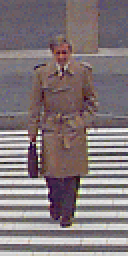
#> input picture data/pedestrians128x64/per00011.ppm, 64 x 128 px (shown 2 times larger); its folder holds 4 pictures in this run
$ jupyter execute --allow-errors '3_1_Detección_de_Peatones_Equipo14.ipynb'   (shell and % lines are left out)
#> lines starting #> are read from the running program, lines starting #| are printed output that depends on the picture
<a href="https://colab.research.google.com/github/rzunick/MNA-Navegacion-Autonoma-Equipo-14/blob/main/3_1_Detecci%C3%B3n_de_Peatones_Equipo14.ipynb" target="_parent"></a>

# **Maestría en Inteligencia Artificial Aplicada**
## **Curso: Navegación autónoma**
## Profesor: David Antonio Torres
## Actividad 3.1 - Detección de Peatones con SVM
## **Equipo 14**:
### - *Alejandro Juárez Corona-A01168444*
### - *Juan Carlos Lopez Cruz- A01793052*
### - *Ronald David Zúniga Sánchez-A01686240*
### - *Rodrigo López Aguilera-A01793071*

# **Introducción:**

**HOG**

**El histograma de gradientes orientados, también conocido como HOG**, es un descriptor de características como el Canny Edge Detector, SIFT (Scale Invariant and Feature Transform). Se utiliza en la visión artificial y el procesamiento de imágenes con el fin de detectar objetos. La técnica cuenta las ocurrencias de orientación de gradiente en la parte localizada de una imagen. Este método es bastante similar a los histogramas de orientación de borde y la transformación de una característica invariante de escala (SIFT). El descriptor HOG se centra en la estructura o la forma de un objeto. Es mejor que cualquier descriptor de borde, ya que utiliza la magnitud y el ángulo del gradiente para calcular las características. Para las regiones de la imagen genera histogramas usando la magnitud y orientaciones del gradiente.

**Pasos para calcular las características del HOG**:

1. Teniendo una imagen a color, se pasa a escala de grises.

2. Tras esto, se calculan los gradientes en la imagen completa.

3. Una vez calculados se divide la imagen en bloques, solapados cierta área. Para llevar a cabo el avance de bloques, se elimina la columna de las celdas de la izquierda y se van añadiendo en la columna de la derecha. Por otro lado, en el eje vertical, se eliminan las filas de las celdas superiores y se añaden filas inferiores.

4. Se dividen los bloques en sub-bloques o celdas.

5. Se calcula en cada uno de ellos el histograma de gradientes orientados

6. Se aplica una ventana gaussiana sobre cada bloque, y se almacena la información en un vector de características.

**SVM**

Las Máquinas Vectores de Soporte clasificación ofrece una precisión muy alta en comparación con otros clasificadores como la Regresión Logística y los Árboles de Decisión. Es conocido por su truco de kernel para manejar espacios de entrada no lineales. Se utiliza una variedad de aplicaciones tales como detección de rostros, detección de intrusos, clasificación de correos electrónicos, artículos de noticias y páginas web, entre otros.

El SVM, por sus siglas en inglés, construye un hiperplano en un espacio multidimensional para separar las diferentes clases. El SVM genera un hiperplano óptimo de forma iterativa, que se utiliza para minimizar un error. La idea central de SVM es encontrar un hiperplano marginal máximo que mejor divida el conjunto de datos en clases.

* **Ventajas:**
Los clasificadores de Máquinas de Vectores de Soporte ofrecen una buena precisión y realizan predicciones más rápidas en comparación con el algoritmo de Naive Bayes. También utilizan menos memoria porque utilizan un subconjunto de puntos de entrenamiento en la fase de decisión. Este algoritmo funciona bien con un claro margen de separación y con un espacio dimensional elevado.

* **Desventajas:**
Las Máquinas de Vectores de Soporte no son adecuadas para grandes conjuntos de datos debido a su alto tiempo de formación y también requiere más tiempo de formación en comparación con Naive Bayes. Funciona mal con clases superpuestas y también es sensible al tipo de núcleo utilizado.

# Librerías a utilizar

[cell 1]
import matplotlib.image as mpimg
import matplotlib.pyplot as plt
import numpy as np
import seaborn as sns
import cv2
from skimage.feature import hog # libreria para el calculo de las caracteristicas HoG
import glob #Libreria para importar los data sets. https://docs.python.org/3/library/glob.html

#Librerías  para Aprendizaje automatico.
from sklearn.svm import SVC # Para el modelo de máquina de soporte vectorial
from sklearn.model_selection import train_test_split # Para separar los conjuntos de entrenamiento y prueba
from sklearn.model_selection import GridSearchCV
from sklearn.metrics import classification_report, confusion_matrix # Matriz de confusión

## **Activación del drive para leer las imágenes.**

[cell 2]
#from google.colab import drive
#drive.mount('/content/drive')

[cell 3]
#Código para importar carpeta de imágenes en Git-Hub

# Modificar las rutas locales incluyendo: /content/MNA-Navegacion-Autonoma-Equipo-14/

### Datasets de peatones y no peatones del repositorio del libro opencv-machine-learning: https://github.com/mbeyeler/opencv-machine-learning/tree/master/notebooks/data/chapter6

[cell 4]
# Importar direcciones de imagenes en variable interna
peaton = glob.glob("/content/MNA-Navegacion-Autonoma-Equipo-14/data/pedestrians128x64/*.ppm")
no_peaton = glob.glob("/content/MNA-Navegacion-Autonoma-Equipo-14/data/pedestrians_neg/*.jpg")

[cell 5]
print("Cantidad de imagenes de peatones:",len(peaton))

[cell 6]
print("Cantidad de imagenes de no peatones:",len(no_peaton))

# **Ejemplo de una imagen del data set  un peatones y extracción de características con HOG.**

#> (a cell that did not finish here is left out)

#> (a cell that did not finish here is left out)

**Observaciones:**
Las dimensiones de las imágenes de peatones se pueden quedar con las dimensiones que tienen por default ya que esto ayudara más adelante en el proceso de extracción de las características de los peatones en la imagen.

## **Demostración de el calculo de HOG de la imagen de un peaton**

#> (a cell that did not finish here is left out)

**Nota:**

A diferencia del detector de coches para el caso de los peatones se tuvo que disminuir el parámetro de pixel_per_cell  de 16x16 a 8x8 debido a que no se distinguía bien el peatón.

# **Ejemplo de una imagen del data set  no peatones y extracción de características con HOG.**

#> (a cell that did not finish here is left out)

#> (a cell that did not finish here is left out)

**Observaciones:**
Las imagenes se deben del data set de no_peaton se deben redimensionar a las dimensiones que tienen las imagenes de peatones.

## **Demostración de el calculo de HOG de la imagen de un no peaton**

#> (a cell that did not finish here is left out)

# **Extracción de las características de HOG**

## **Data set Peatones**

[cell 13]
peaton_hog_accum = []

for i in peaton:
    img_color = mpimg.imread(i)
#> img_color is the input picture: shape (128, 64, 3); mean R, G, B 130.7, 119.1, 122.1
    img_color=cv2.resize(img_color,(64,128), interpolation = cv2.INTER_AREA)
    img_gray = cv2.cvtColor(img_color,cv2.COLOR_BGR2GRAY)  # Paso 1
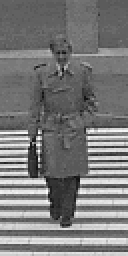
#> img_gray: shape (128, 64) (shown 2 times larger); min 19, max 251, mean 121.3

    peaton_hog_feature, peaton_hog_img = hog(img_gray,
                                               orientations = 11,
                                               pixels_per_cell = (8,8),
                                               cells_per_block = (2,2),
                                               transform_sqrt = False,
                                               visualize = True,
                                               feature_vector = True)
#> peaton_hog_feature = 4620 values, max 0.518 at index 3888, min 0 at index 23, mean 0.103

    peaton_hog_accum.append(peaton_hog_feature)
#> pass 2 of the loop `for i in peaton:`:
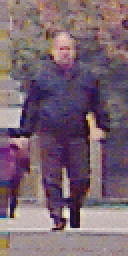
#> input picture data/pedestrians128x64/per00016.ppm, 64 x 128 px (shown 2 times larger)
#> img_color is the input picture: shape (128, 64, 3); mean R, G, B 121.4, 100.4, 112.5
#> `img_gray = cv2.cvtColor(img_color,cv2.COLOR_BGR2GRAY)`:
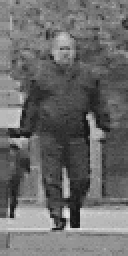
#> img_gray: shape (128, 64) (shown 2 times larger); min 23, max 231, mean 106.3
#> peaton_hog_feature = 4620 values, max 0.505 at index 4361, min 0 at index 1, mean 0.124
#> pass 3 of the loop `for i in peaton:`:
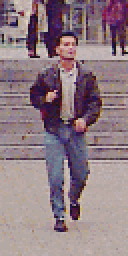
#> input picture data/pedestrians128x64/per00019.ppm, 64 x 128 px (shown 2 times larger)
#> img_color is the input picture: shape (128, 64, 3); mean R, G, B 143.4, 123.2, 131
#> `img_gray = cv2.cvtColor(img_color,cv2.COLOR_BGR2GRAY)`:
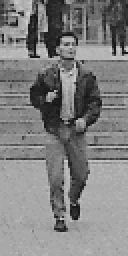
#> img_gray: shape (128, 64) (shown 2 times larger); min 22, max 218, mean 127.7
#> peaton_hog_feature = 4620 values, max 0.532 at index 3085, min 0 at index 36, mean 0.12
#> the loop made 4 passes; the first 3 are shown

**Observaciones:**

Es importante explicar la razón por la que los parámetros escogidos para la detección de peatones en este data set no cambiaron en comparación con los parámetros explicados por el profesor para el Código en la detección de vehículos.
- Gradientes y orientaciones: El algoritmo de HOG permite capturar bordes e información de texturas de una imagen basadas en la orientación de gradientes. Los peatones al igual que los vehículos tienen una forma muy peculiar en cuanto al cuerpo y la ropa que pueden llevar puesta. Esto permite que los gradientes sean representados de una forma muy significativa y es por esto por lo que las características que permiten obtener información sobre un vehículo sean también aplicables para obtener las mismas características de un peatón.
- Otro punto a considerar es el espacio de resolución, al dividir la imagen en celdas de 8x8 pixeles y agrupándolas en bloques de 2x2 permite capturar variaciones de gradientes locales mientras se mantiene un espacio de resolución razonable. Los peatones suelen exhibir características distinguibles a esta escala por las partes de los cuerpos y los patrones de la ropa que llevan puesta lo cual ayuda a la precisión de detección de estos.
- Como las características se alimentarán a una máquina de vectorial de soporte, este tipo de modelos es muy popular para tareas de detección de objetos, entre ellos incluidos vehículos y peatones. SVMs (por sus siglas en inglés) pueden aprender limites complejos y manejar datos de alta dimensionalidad lo cual produce muy buenos resultados. Al entrenar una SVM con características ya sean de vehículos o peatones, las características de este último son igual de importantes puesto que ayudan a reconocer patrones indiscriminados.

[cell 14]
X_peaton = np.vstack(peaton_hog_accum).astype(np.float64)
y_peaton = np.ones(len(X_peaton))

[cell 15]
X_peaton.shape
#> Out = (4, 4620)

[cell 16]
y_peaton.shape
#> Out = (4,)
